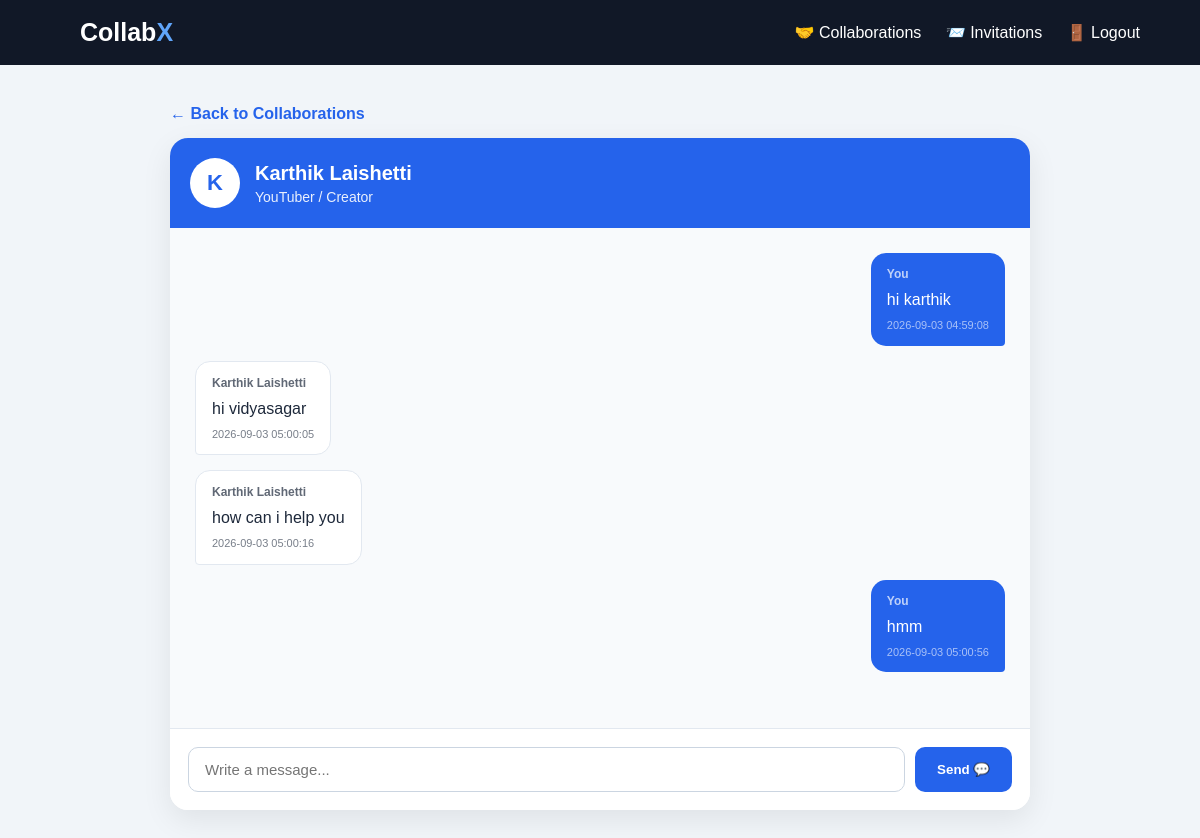
The page /chat/1 (signed in) on the database its author committed.
### tables this page shows
CREATE TABLE users (

            id INTEGER PRIMARY KEY AUTOINCREMENT,

            first_name TEXT NOT NULL,

            last_name TEXT NOT NULL,

            email TEXT UNIQUE NOT NULL,

            role TEXT NOT NULL,

            password TEXT NOT NULL,

            created_at TIMESTAMP DEFAULT CURRENT_TIMESTAMP

        );

CREATE TABLE messages (

            id INTEGER PRIMARY KEY AUTOINCREMENT,

            sender_id INTEGER NOT NULL,

            receiver_id INTEGER NOT NULL,

            message TEXT NOT NULL,

            created_at TIMESTAMP
            DEFAULT CURRENT_TIMESTAMP,

            FOREIGN KEY (sender_id)
            REFERENCES users(id),

            FOREIGN KEY (receiver_id)
            REFERENCES users(id)

        );

### app.py (the view, shortened to what this page needs)
@app.route(
    "/chat/<int:user_id>",
    methods=["GET", "POST"]
)
def chat(user_id):
    if "user_id" not in session:
        return redirect(
            url_for("login")
        )
    current_user_id = session["user_id"]
    if current_user_id == user_id:
        return redirect(
            url_for("collaborations")
        )
    connection = get_db()
    other_user = connection.execute("""
        SELECT
            users.id,
            users.first_name,
            users.last_name,
            users.role,
            profiles.profile_picture

        FROM users

        LEFT JOIN profiles
        ON users.id = profiles.user_id

        WHERE users.id = ?

    """, (
        user_id,
    )).fetchone()
    if other_user is None:
        connection.close()
        return "User not found", 404
    collaboration = connection.execute("""
        SELECT id

        FROM invitations

        WHERE status = 'accepted'

        AND (
            (
                sender_id = ?
                AND receiver_id = ?
            )

            OR

            (
                sender_id = ?
                AND receiver_id = ?
            )
        )

    """, (
        current_user_id,
        user_id,
        user_id,
        current_user_id
    )).fetchone()
    if collaboration is None:
        connection.close()
        return (
            "You can only message accepted collaborators.",
            403
        )
    messages = connection.execute("""
        SELECT
            messages.id,
            messages.sender_id,
            messages.receiver_id,
            messages.message,
            messages.created_at,

            users.first_name,
            users.last_name

        FROM messages

        JOIN users
        ON messages.sender_id = users.id

        WHERE
            (
                messages.sender_id = ?
                AND messages.receiver_id = ?
            )

            OR

            (
                messages.sender_id = ?
                AND messages.receiver_id = ?
            )

        ORDER BY messages.created_at ASC

    """, (
        current_user_id,
        user_id,
        user_id,
        current_user_id
    )).fetchall()
    connection.close()
    return render_template(
        "chat.html",
        other_user=other_user,
        messages=messages
    )

### app.py (called while the page is built)
def get_db():
    connection = sqlite3.connect(
        "collabx.db"
    )
    connection.row_factory = sqlite3.Row
    return connection

### templates/chat.html (shortened to what this page needs)
<!DOCTYPE html>
<html lang="en">
<head>
</head>
<body>
<nav>
    <a
        href="{{ url_for('dashboard') }}"
        class="logo"
    >
        Collab<span>X</span>
    </a>
    <div>
        <a href="{{ url_for('collaborations') }}">
            🤝 Collaborations
        </a>
        <a href="{{ url_for('invitations') }}">
            📨 Invitations
        </a>
        <a href="{{ url_for('logout') }}">
            🚪 Logout
        </a>
    </div>
</nav>
<div class="chat-container">
    <a
        href="{{ url_for('collaborations') }}"
        class="back"
    >
        ← Back to Collaborations
    </a>
    <div class="chat-box">
        <div class="chat-header">
            {% if other_user.profile_picture %}
                <img
                    src="{{ url_for(
                        'static',
                        filename=other_user.profile_picture
                    ) }}"
                    class="profile-picture"
                    alt="Profile picture"
                >
            {% else %}
                <div class="profile-placeholder">
                    {{ other_user.first_name[0]|upper }}
                </div>
            {% endif %}
            <div>
                <div class="chat-name">
                    {{ other_user.first_name }}
                    {{ other_user.last_name }}
                </div>
                <div class="chat-role">
                    {{ other_user.role }}
                </div>
            </div>
        </div>
        <div class="messages">
            {% if messages %}
                {% for message in messages %}
                    {% if message.sender_id == session["user_id"] %}
                        <div class="message-row mine">
                            <div class="message mine">
                                <div class="message-name">
                                    You
                                </div>
                                {{ message.message }}
                                <div class="message-time">
                                    {{ message.created_at }}
                                </div>
                            </div>
                        </div>
                    {% else %}
                        <div class="message-row">
                            <div class="message theirs">
                                <div class="message-name">
                                    {{ message.first_name }}
                                    {{ message.last_name }}
                                </div>
                                {{ message.message }}
                                <div class="message-time">
                                    {{ message.created_at }}
                                </div>
                            </div>
                        </div>
                    {% endif %}
                {% endfor %}
            {% endif %}
        </div>
        <form
            action="{{ url_for(
                'chat',
                user_id=other_user.id
            ) }}"
            method="POST"
            class="message-form"
        >
            <input
                type="text"
                name="message"
                class="message-input"
                placeholder="Write a message..."
                autocomplete="off"
                required
            >
            <button
                type="submit"
                class="send-button"
            >
                Send 💬
            </button>
        </form>
    </div>
</div>
</body>
</html>

### templates/chat.html (style rules this page uses)
* { box-sizing: border-box; }
body { margin: 0; font-family: Arial, sans-serif; background: #f1f5f9; }
nav { background: #111827; padding: 18px 5%; display: flex; justify-content: space-between; align-items: center; }
.logo { color: white; font-size: 25px; font-weight: bold; text-decoration: none; }
.logo span { color: #60a5fa; }
nav a { color: white; text-decoration: none; margin-left: 20px; }
.chat-container { max-width: 900px; margin: 40px auto; padding: 0 20px; }
.chat-box { background: white; border-radius: 18px; box-shadow: 0 10px 30px rgba(0,0,0,0.08); overflow: hidden; }
.chat-header { background: #2563eb; color: white; padding: 20px; display: flex; align-items: center; gap: 15px; }
.profile-placeholder { width: 50px; height: 50px; border-radius: 50%; background: white; color: #2563eb; display: flex; align-items: center; justify-content: center; font-size: 22px; font-weight: bold; }
.chat-name { font-size: 20px; font-weight: bold; }
.chat-role { font-size: 14px; opacity: 0.9; margin-top: 4px; }
.messages { height: 500px; overflow-y: auto; padding: 25px; background: #f8fafc; }
.message-row { display: flex; margin-bottom: 15px; }
.message-row.mine { justify-content: flex-end; }
.message { max-width: 70%; padding: 12px 16px; border-radius: 15px; line-height: 1.5; }
.message.mine { background: #2563eb; color: white; border-bottom-right-radius: 4px; }
.message.theirs { background: white; color: #1e293b; border: 1px solid #e2e8f0; border-bottom-left-radius: 4px; }
.message-name { font-size: 12px; font-weight: bold; margin-bottom: 5px; opacity: 0.7; }
.message-time { font-size: 11px; margin-top: 5px; opacity: 0.6; }
.message-form { display: flex; gap: 10px; padding: 18px; border-top: 1px solid #e2e8f0; background: white; }
.message-input { flex: 1; padding: 13px 16px; border: 1px solid #cbd5e1; border-radius: 10px; font-size: 15px; outline: none; }
.send-button { padding: 13px 22px; border: none; border-radius: 10px; background: #2563eb; color: white; font-weight: bold; cursor: pointer; }
.back { display: inline-block; margin-bottom: 15px; color: #2563eb; text-decoration: none; font-weight: bold; }

### rows shown on the page
users: first_name "K", first_name "Karthik", last_name "Laishetti", role "YouTuber / Creator"
messages: message "hi karthik", created_at "2026-09-03 04:59:08"
messages: first_name "Karthik", last_name "Laishetti", message "hi vidyasagar", created_at "2026-09-03 05:00:05"
messages: first_name "Karthik", last_name "Laishetti", message "how can i help you", created_at "2026-09-03 05:00:16"
messages: message "hmm", created_at "2026-09-03 05:00:56"
